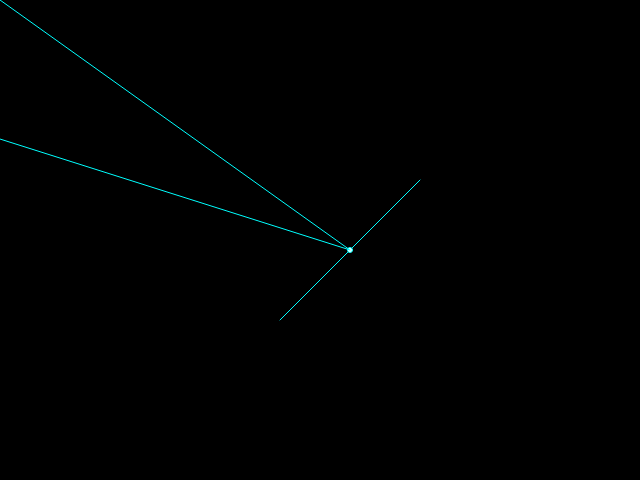
Frame 1 (no input)
Frame 60 (no input): identical to frame 1, image omitted
Frame 120 (the mouse pressed at the canvas centre since frame 60): blank canvas, image omitted

The p5.js sketch that drew this single still picture (run headless with seeded random() and noise() and a simulated clock; from frame 60 on, the mouse is pressed at the canvas centre):

// p5.js sketch
// ── sketch.js
let v1, v2, center, n, offset;

function setup() 
{
  createCanvas(640, 480);
  stroke(0, 255, 255);
 
  v1 = createVector(120, 60);
  v2 = createVector(40, 200);
  center = createVector(350, 250);
  offset = 70;
  n = createVector(2, 1).normalize();
}

function draw() 
{
  background(0);
  
  v1 = createVector(center.x - mouseX, center.y - mouseY);
  v2 = p5.Vector.add(v1, p5.Vector.mult(n, -2 * p5.Vector.dot(n, v1)));
  
  line(center.x - offset, center.y + offset, center.x + offset, center.y - offset); 
  drawVector(center.x - v1.x, center.y - v1.y, v1);
  drawVector(center.x, center.y, v2);
}

function drawVector(x, y, v) 
{
  line(x, y, v.x + x, v.y + y);
  ellipse(v.x + x, v.y + y, 5, 5);
}
